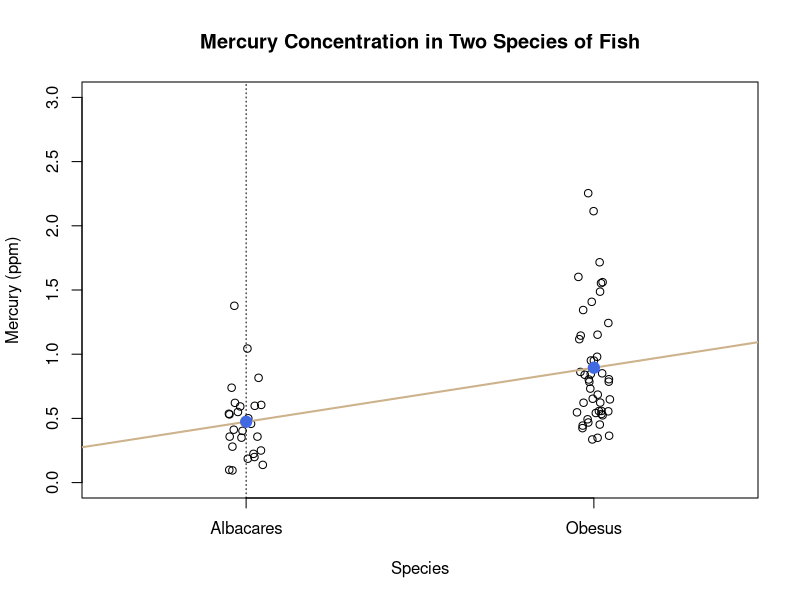
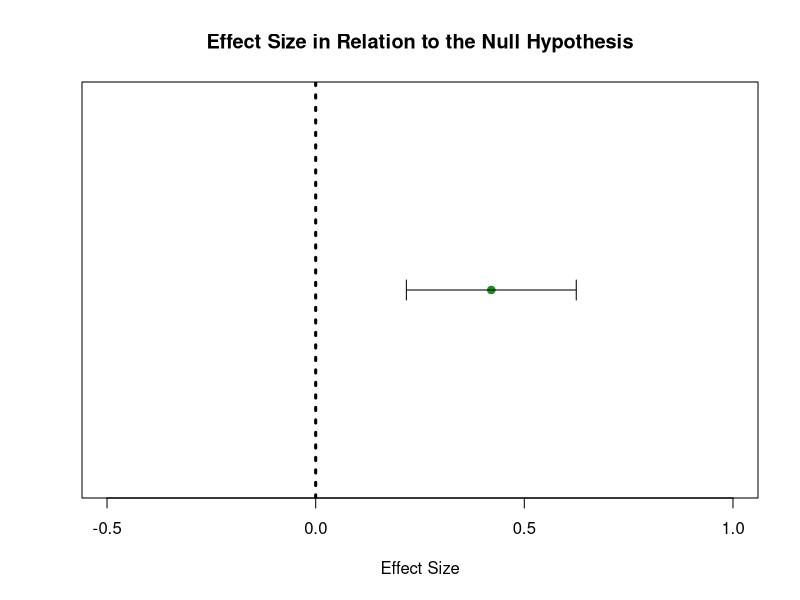

These charts were generated, in order, by the following R code:
#------------------------------------------------------------------------------#
# Assignment: March 15 R Lecture                                              #
# Author: Dylan Oh                                                             #
# Date Created: 15 Mar 2018                                                    #
#------------------------------------------------------------------------------#

# Importing data from .csv
data <- read.csv('mercury_v2.csv')

#------------------------------------------------------------------------------#
#                          Employing the Linear Model                          #
#------------------------------------------------------------------------------#

# Creating variable species defining albacares as 0 and obesus as 1
species <- ifelse(
            data$species == 'obesus',
            yes = 1,
            no = 0
        )

# Invoking a linear model comparing mercury concentration by species
mercury_model <- lm(data$mercury_ppm ~ species)

# Saving statistics generated from the linear model
lm_stats <- summary(mercury_model)$coeff

# Making an object of the estimated effect
effect <- lm_stats[2,1]

# Making an object with the CI for the effect
CI_effect <- lm_stats[2,2] * 2


#------------------------------------------------------------------------------#
#                              Plotting the Data                               #
#------------------------------------------------------------------------------#

# Creating jitter vector
x_jitter <- jitter(species,0.25)

# Plotting the data with jitter and no x-axis
plot(
    x = x_jitter,
    y = data$mercury_ppm,
    main = 'Mercury Concentration in Two Species of Fish',
    xlab = 'Species',
    ylab = 'Mercury (ppm)',
    xlim = c(-0.4,1.4),
    ylim = c(0,3),
    xaxt = 'n'
)

axis(
    side = 1,
    at = c(0,1),
    c('Albacares','Obesus')
)

# Creating a line that connects the two means
abline(
    mercury_model,
    lwd = 2,
    col = 'navajowhite3'
)

# Creating a line that indicates the location of x = 0
abline(
    v = 0,
    lty = 3
)

# Plotting the mean of the albacares data
points(
    x = 0,
    y = mercury_model$coeff[1],
    pch = 19,
    cex = 1.5,
    col = 'royalblue'
)

# Plotting the mean of the obesus data
points(
    x = 1,
    y = mercury_model$coeff[1] + mercury_model$coeff[2],
    pch = 19,
    cex = 1.5,
    col = 'royalblue'
)


#------------------------------------------------------------------------------#
#                           Plotting the Effect Size                           #
#------------------------------------------------------------------------------#

# Plotting the effect size in relation to the null hypothesis
plot(
    x = NA,
    y = NA,
    main = 'Effect Size in Relation to the Null Hypothesis',
    xlab = 'Effect Size',
    ylab = NA,
    xlim = c(-0.5,1),
    ylim = c(0,4),
    yaxt = 'n'
)

# Plotting a line indicating the location of x = 0
abline(
    v = 0,
    lwd = 3,
    lty = 3
)

# Plotting the best estimate of effect size
points(
    x = effect,
    y = 2,
    pch = 19,
    col = 'forestgreen'
)

# Drawing the confidence interval
arrows(
    effect - CI_effect,
    2,
    effect + CI_effect,
    2,
    angle = 90,
    length = 0.1,
    code = 3
)


#------------------------------------------------------------------------------#
#                                   Rubric                                     #
#------------------------------------------------------------------------------#
#-------------------------------------------------------------------------------
# 1. Graph the Data with Each Group as 0 or 1                           | YES  |
#-----------------------------------------------------------------------|------|
# 2. Data are Jittered for X-Axis                                       | YES  |
#-----------------------------------------------------------------------|------|
# 3. Two Means Clearly Identifiable                                     | YES  |
#-----------------------------------------------------------------------|------|
# 4. Expected Line is Drawn on Graph                                    | YES  |
#-----------------------------------------------------------------------|------|
# 5. Graph of the Effect Size and Uncertainty Rel. to Null              | YES  |
#-----------------------------------------------------------------------|------|
# 6. Axes Labelled and Correct                                          | YES  |
#-----------------------------------------------------------------------|------|
# 7. Both Graphs and Script Submitted                                   | YES  |
#-------------------------------------------------------------------------------
